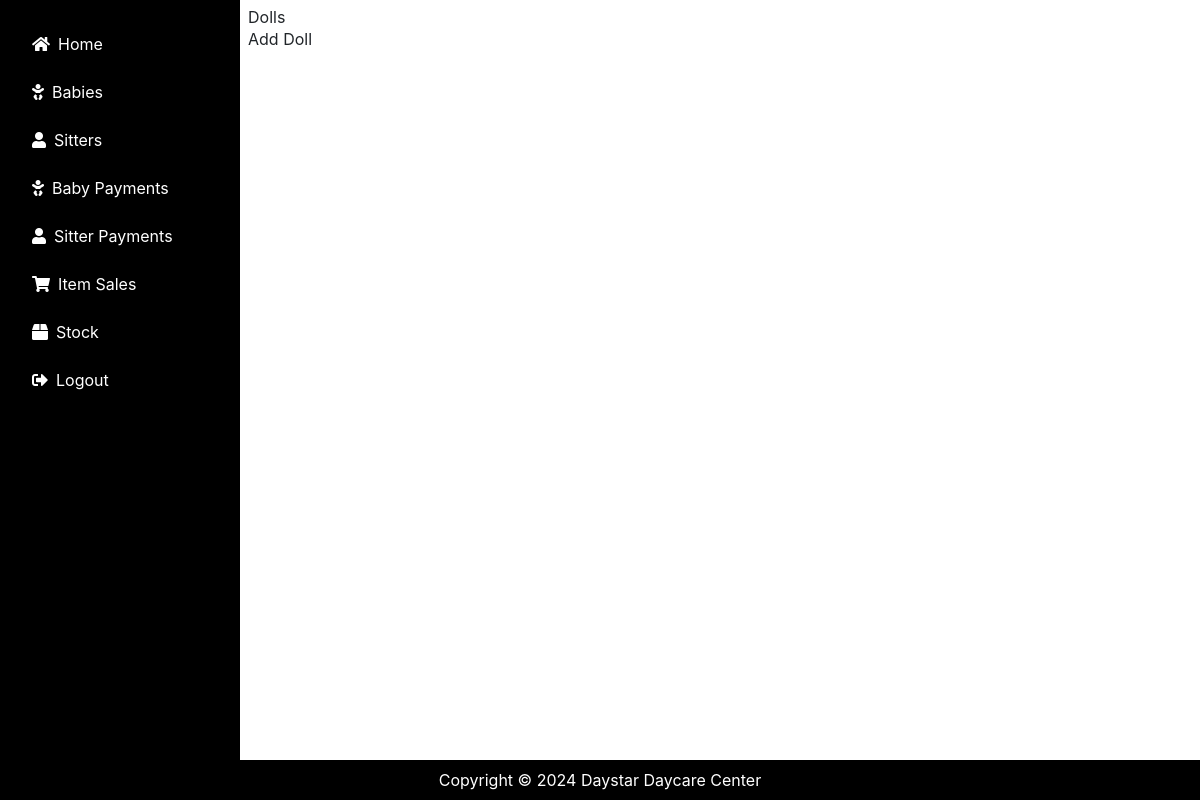
The app's page /dolls/, older data.
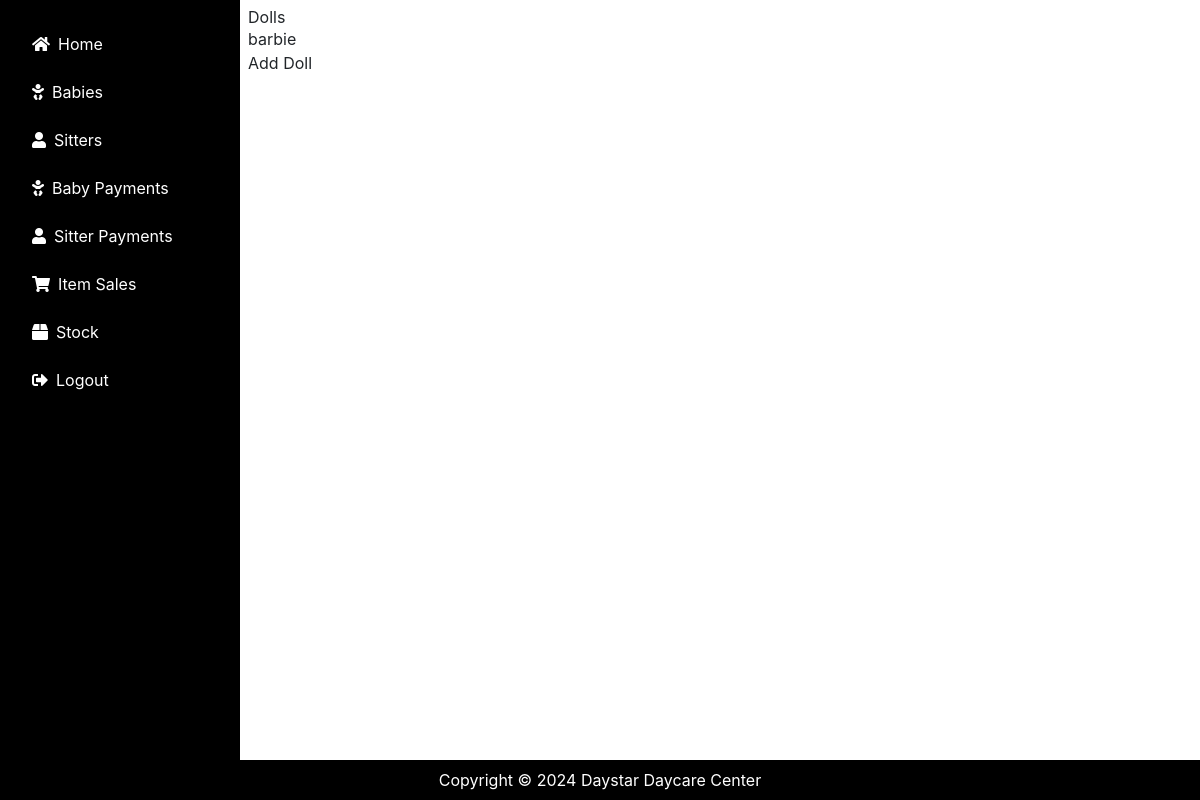
The same page, newer data.
### daycare/models.py (models this page shows, shortened)
class Doll(models.Model):
    t_name = models.ForeignKey(Doll_type,on_delete=models.CASCADE,null=True, blank=True)
    doll_name = models.CharField(max_length=200,null=True, blank=True)
    quantity = models.IntegerField(default=0)
    color = models.CharField(max_length=200,null=True, blank=True)
    size = models.CharField(max_length=200,null=True, blank=True)
    quantity_issued = models.IntegerField(default=0,null=True, blank=True)
    quantity_received = models.IntegerField(default=0,null=True, blank=True)
    unit_price = models.IntegerField(default=0,null=True, blank=True)
    date = models.DateField(default=timezone.now)

### daycare/views.py (the view)
# urls.py: path('dolls/', views.list_dolls, name='list_dolls'),
def list_dolls(request):
    dolls = Doll.objects.all()
    return render(request, 'daycare/doll_list.html', {'dolls': dolls})

### daycare/templates/daycare/doll_list.html (shortened to what this page needs)
{% extends 'daycare/base.html' %}
{% block content %}
<!DOCTYPE html>
<html>
<head>
</head>
<body>
    <h1>Dolls</h1>
    <ul>
        {% for doll in dolls %}
            <li>{{ doll.doll_name }}</li>
        {% endfor %}
    </ul>
    <a href="{% url 'add_doll' %}">Add Doll</a>
</body>
</html>
{% endblock %}

Row changes from the older to the newer data that the page shows:
added Doll: doll_name "barbie"
